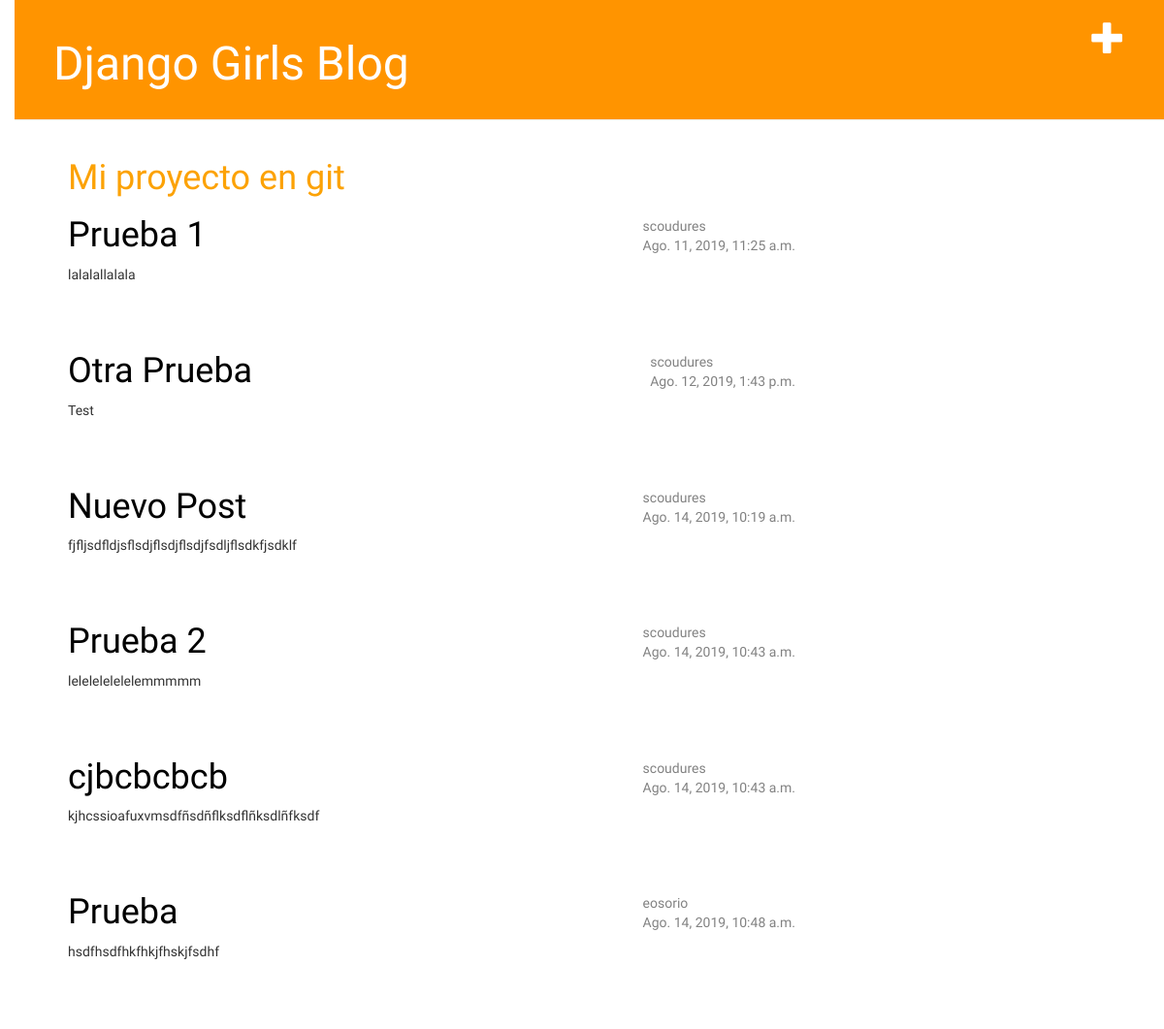
Before: / (signed in) with the older database file.
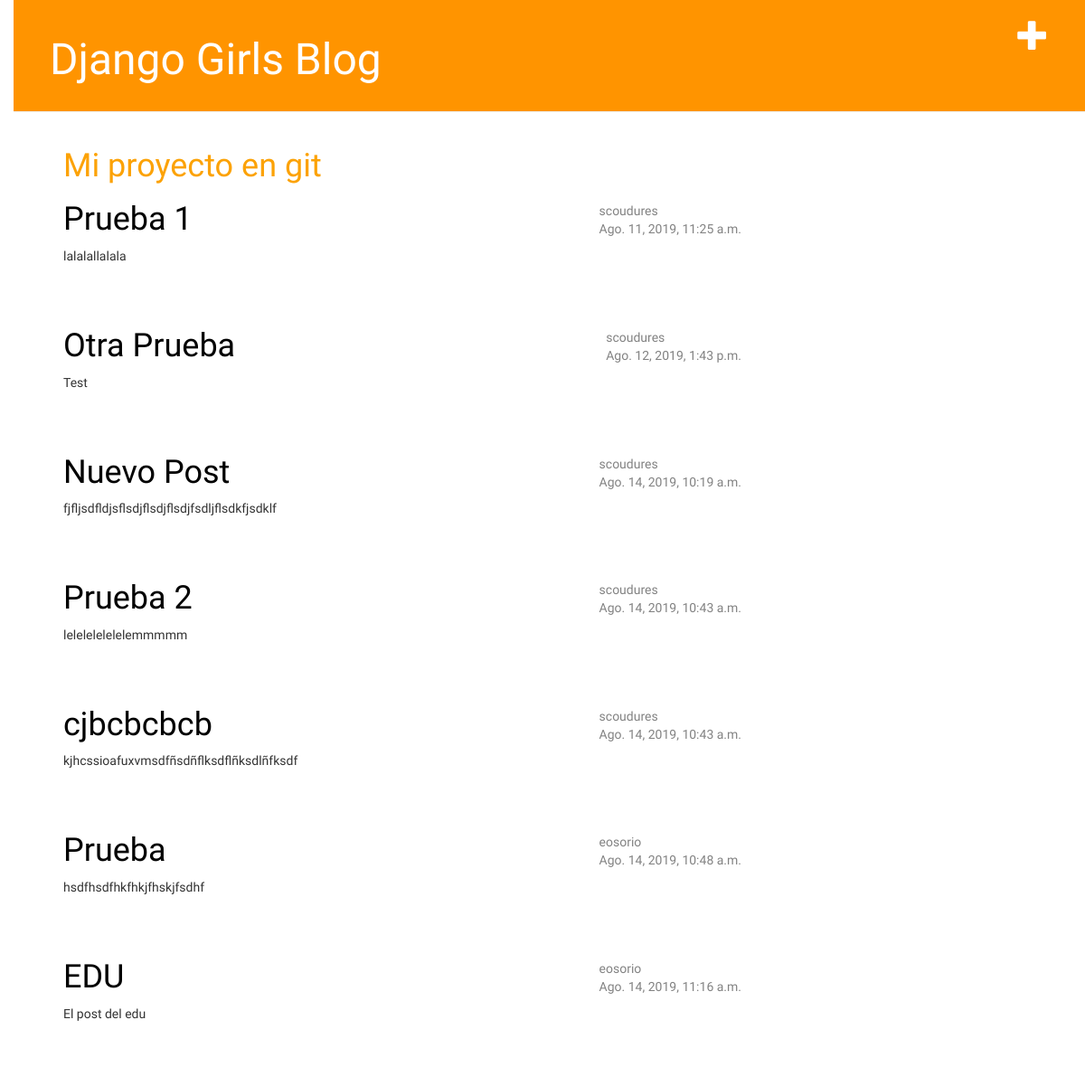
After: the same page with the newer database file.
### blog/models.py (models this page shows, shortened)
class Post(models.Model):
    author = models.ForeignKey('auth.User', on_delete=models.CASCADE)
    title = models.CharField(max_length=200)
    text = models.TextField()
    created_date = models.DateTimeField(
            default=timezone.now)
    published_date = models.DateTimeField(
            blank=True, null=True)

### blog/views.py (the view)
# urls.py: path('', views.post_list, name='post_list'),
def post_list(request):
    posts = Post.objects.filter(published_date__lte=timezone.now()).order_by('published_date')
    return render(request, 'blog/post_list.html', {'posts': posts})

### blog/templates/blog/post_list.html
{% extends 'blog/base.html' %}
{{% block content %}
<h1><a href="https://github.com/scouduresmpf/my-first-blog">Mi proyecto en git</a></h1>
    {% for post in posts %}
        <div class="post">
            <div class="date">
				{{ post.author }} </br>
                {{ post.published_date }}
            </div>
            <h1><a href="{% url 'post_detail' pk=post.pk %}">{{ post.title }}</a></h1>
            <p>{{ post.text|linebreaksbr }}</p>
        </div>
    {% endfor %}
{% endblock %}

### blog/templates/blog/base.html (shortened to what this page needs)
{% load static %}
<html>
    <head>
        <link rel="stylesheet" href="//maxcdn.bootstrapcdn.com/bootstrap/3.2.0/css/bootstrap.min.css">
        <link rel="stylesheet" href="//maxcdn.bootstrapcdn.com/bootstrap/3.2.0/css/bootstrap-theme.min.css">
        <link rel="stylesheet" href="{% static 'css/blog.css' %}">
    </head>
    <body>
    <div class="page-header">
		{% if user.is_authenticated %}
			<a href="{% url 'post_new' %}" class="top-menu"><span class="glyphicon glyphicon-plus"></span></a>
		{% endif %}
        <h1><a href="/">Django Girls Blog</a></h1>
    </div>
    <div class="content container">
        <div class="row">
            <div class="col-md-8">
            {% block content %}
            {% endblock %}
            </div>
        </div>
    </div>
	</body>
</html>

### blog/static/css/blog.css (style rules this page uses)
h1 a { color: #FCA205; }
body { padding-left: 15px; font-family: 'Lobster'; }
.page-header { background-color: #ff9400; margin-top: 0; padding: 20px 20px 20px 40px; }
.page-header h1, .page-header h1 a, .page-header h1 a:visited, .page-header h1 a:active { color: #ffffff; font-size: 36pt; text-decoration: none; }
.content { margin-left: 40px; }
h1, h2, h3, h4 { font-family: 'Lobster', cursive; }
.date { float: right; color: #828282; }
.top-menu, .top-menu:hover, .top-menu:visited { color: #ffffff; float: right; font-size: 26pt; margin-right: 20px; }
.post { margin-bottom: 70px; }
.post h1 a, .post h1 a:visited { color: #000000; }

Changed rows visible on the page:
added Post: author "eosorio", published_date "Ago. 14, 2019, 11:16 a.m.", title "EDU", text "El post del edu"
